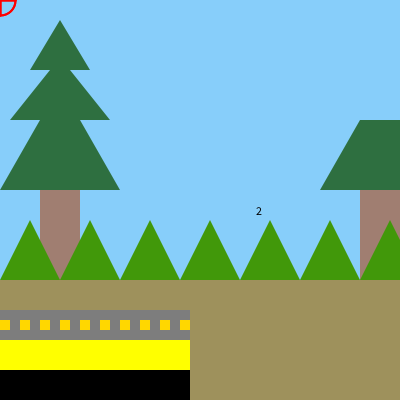
Frame 1 (no input)
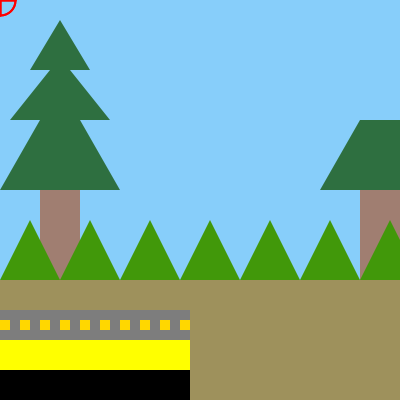
Frame 60 (the mouse pressed at the canvas centre just before this capture)
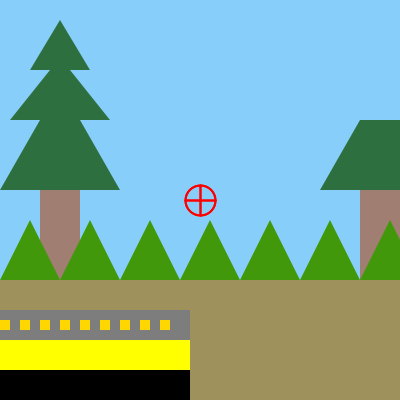
Frame 120 (the mouse held since frame 60 and released just before this capture)

The Processing sketch that drew these frames (run headless with seeded random() and noise(); from frame 60 on, the mouse is pressed at the canvas centre):

// Processing sketch: assignment4
// ── assignment4.pde
//Create the game scene for the game 
GameScene scene;
//Set up the array list to stroe the bird
ArrayList<Bird> birds;
//to set up the bullet box
ScoreBox bulletBox;
//set up the bird killed box 
ScoreBox birdKillBox;
//set up the bird flay away box
ScoreBox birdFlyAwayBox;
//Prevents holding the mouse from counting as many clicks like the penguins killer
boolean clickLock = false;
int birdCount = 0;
Bird currentBird;
boolean gameIsOver = false;




void setup(){
  size(400,400);
  scene = new GameScene();
   bulletBox = new ScoreBox(10,1);
  birdKillBox = new ScoreBox(0,2);
  birdFlyAwayBox = new ScoreBox(0,3);
  birds = new ArrayList<Bird>();
  noCursor();
  
  Bird a = new Bird();
  Bird b = new Bird();
  Bird c = new Bird();
  Bird d = new Bird();
  Bird e = new Bird();
  Bird f = new Bird();
  Bird g = new Bird();
  Bird h = new Bird();
  Bird i = new Bird();
  Bird j = new Bird();
  
  birds.add(a);
  birds.add(b);
  birds.add(c);
  birds.add(d);
  birds.add(e);
  birds.add(f);
  birds.add(g);
  birds.add(h);
  birds.add(i);
  birds.add(j);
  
  currentBird = birds.get(birdCount);
  
  
}

void draw(){
   
if(gameIsOver == true){
  background(135,206,250);

  drawHappyFace(width/2, height/2 - 20, 60);

  fill(0);
  textAlign(CENTER, CENTER);
  textSize(16);
  text("Click to Restart", width/2, height/2 + 40);

  return;
}
  
  
  else{
  

 
    
  scene.display();
 
  bulletBox.display();
  birdKillBox.display();
  birdFlyAwayBox.display();
  

 
 
   
   
   if(currentBird.state == 0){
     if(birdKillBox.count >= 6){
         gameIsOver = true;
       
     }
     
      
     
     if(birdCount < birds.size()-1){
     birdCount++;
     currentBird = birds.get(birdCount);
     currentBird.spawnTime = millis();
     
     
   }else{
     gameIsOver = true;
   }
   }
   
   
   if(bulletBox.count <= 0){
       gameIsOver = true;
     }
  
   
   
   
   currentBird.update();
   currentBird.display();
 

 

 
 
  
  if(mousePressed && clickLock == false){
    bulletBox.update();
    clickLock = true;
}



 if(!mousePressed){
  
  clickLock = false;
}


 drawCrosshair(mouseX, mouseY);
 
 
 
}
 
drawCrosshair(mouseX, mouseY);

} //else



void drawCrosshair(float x, float y) {
  stroke(255,0,0);
  strokeWeight(2);
  noFill();

  // circle
  ellipse(x, y, 30, 30);

  // vertical line 
  line(x - 15, y, x + 15, y);

  // vertical line
  line(x, y - 15, x, y + 15);
}


void restartGame(){
  birdCount = 0;
  gameIsOver = false;
  clickLock = false;

  bulletBox = new ScoreBox(10,1);
  birdKillBox = new ScoreBox(0,2);
  birdFlyAwayBox = new ScoreBox(0,3);

  birds.clear();

  
  for(int i = 0; i < 10; i++){
    birds.add(new Bird());
  }

  currentBird = birds.get(0);
}


void mousePressed(){
  if(gameIsOver){
    restartGame();
    return;
  }
}


void drawHappyFace(float x, float y, float s){
  fill(255, 220, 0);
  ellipse(x, y, s, s); // face

  fill(0);
  ellipse(x - 10, y - 10, 8, 8); // left eye
  ellipse(x + 10, y - 10, 8, 8); // right eye

  noFill();
  arc(x, y + 5, 20, 15, 0, PI); // smile
}

// ── Bird.pde
class Bird{
  int state;
  PVector position;
  PVector velocity;
  PVector acceleration;
  int spawnTime;
  int durationTime;
 
  
  Bird( ){
    state = 1;
    position = new PVector(random(0, 400), 220);
    velocity = new PVector(random(-5,5), random(-10, -5));
    acceleration = new PVector(0, 0);
    spawnTime = millis();
    durationTime = 5000;
    
    
  }
  
  void update(){
     if(state == 1){
      if(velocity.x < 0){
        state = 2; 
      }
      
      if(velocity.x > 0){
        state = 3;
      }
      
      }
      
        if( state == 2){
        
        if(position.x < 0){
          velocity.x = -velocity.x;
          state = 3;
        }
        
     
       }
      
      if ( state == 3){
        
        if (position.x > 400){
          velocity.x = -velocity.x;
          state = 2;
        }
      }
      
      
      if(state == 4){
        velocity.x = 0;
        velocity.y = -1;
        
      }
      
      
      
      if(state == 5){
         velocity.x = 0;
        acceleration.x = 0;
        acceleration.y = 0.2;
      }
      
      
      position.x = position.x + velocity.x;
      position.y = position.y + velocity.y;
      velocity.x = velocity.x + acceleration.x;
      velocity.y = velocity.y + acceleration.y;
      
    }
   
    
  
  
  
  void display() {
    fill(0);
    text(state,position.x , position.y);
    
  }
  
  
  
  
}

// ── GameScene.pde
class GameScene{
  void display(){
    // the dust ground 
    background(135,206,250);
    noStroke();
    fill(158,145,92);
    rect(0,280,400,120);
    
    //the left Tree
    fill(160,126,113);
    rect(40,190,40,90);
    fill(46,111,64);
    quad(0,190,40,120,80,120,120,190);
    quad(10,120,50,70,70,70,110,120);
    triangle(30,70,60,20,90,70);
    
    //the right tree
    fill(160,126,113);
    rect(360,190,50,90);
    fill(46,111,64);
    quad(320,190,360,120,400,120,400,190);
    
   
   
    
    
    //the grass
    fill(65,152,10);
    triangle(0,280,30,220,60,280);
    triangle(60,280,90,220,120,280);
    triangle(120,280,150,220,180,280);
    triangle(180,280,210,220,240,280);
    triangle(240,280,270,220,300,280);
    triangle(300,280,330,220,360,280);
    triangle(360,280,390,220,420,280);
    
    
  }

}

// ── ScoreBox.pde
class ScoreBox{
  int count;
  int type;
  
  
  ScoreBox(int a, int b){
    
    count = a;
    type = b;
 
}
  
  void update(){
   if(type == 1){
     count--;
     
   }
   
   if(type == 2){
     
     count++;
   }
   
   if(type == 3){
     
     count++;
   }
   
    
  }
  
  
  
  void display(){
  
    
   
      
   if(type == 1){
    noStroke();
    fill(125);
    rect(0,310,190,30);
    for(int i = 0; i < count; i++){
    noStroke();
    fill(255, 215, 0);
    rect(0 + i * 20 ,320,10,10);
    
   }
   }
   
   if(type == 2){
     noStroke();
     fill(255,255,0);
     rect(0,340,190,30);
    for(int i = 0; i < count; i++){
    noStroke();
    fill(255, 0, 0);
    rect(0 + i * 20 ,350,10,10);
    
    }
    
   }
   
   
     if(type == 3){
     noStroke();
     fill(0);
     rect(0,370,190,30);
    for(int i = 0; i < count; i++){
    noStroke();
    fill(0,255,0);
    rect(0 + i * 20 ,380,10,10);
    
    }
    
   }

  }
  
}
